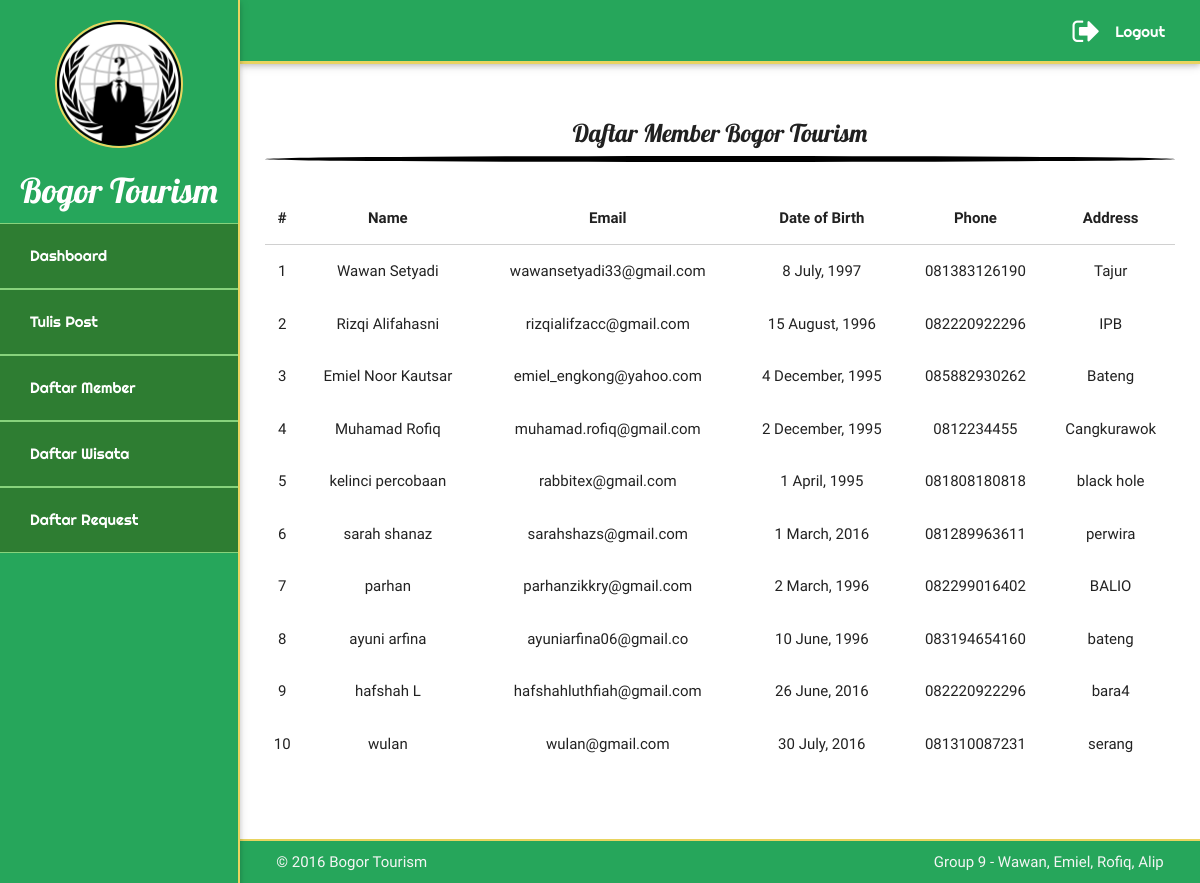
The page /bogortourism/listmember.php (signed in) on the database its author committed.
### tables this page shows
CREATE TABLE IF NOT EXISTS `member` (
  `id_member` int(11) NOT NULL AUTO_INCREMENT,
  `name_member` varchar(50) NOT NULL,
  `email_member` varchar(50) NOT NULL,
  `pass_member` varchar(50) NOT NULL,
  `date_member` varchar(25) NOT NULL,
  `phone_member` varchar(15) NOT NULL,
  `address_member` text NOT NULL,
  `photo_member` text NOT NULL,
  PRIMARY KEY (`id_member`),
  UNIQUE KEY `email_member` (`email_member`)
);

### bogortourism/listmember.php (the view, shortened to what this page needs)
<?php
	include 'modul/connect.php';
	require 'header.php';
?>
<?php
	if($_SESSION['status'] == "Admin"){
		$id = $_SESSION['id'];
		$query = mysqli_query($conn, "SELECT * FROM member WHERE id_member = '$id'");
		$query2 = mysqli_query($conn, "SELECT * FROM member WHERE id_member != '$id'");
		$query3 = mysqli_query($conn, "SELECT * FROM member WHERE id_member != '$id'");
		$result = mysqli_fetch_array($query);
?>
	</head>
	<body>
		<ul id="slide-out" class="side-nav fixed admin righteous">
			<center>
				<img src="<?php echo $result['photo_member']?>" class="circle">
				<h4 class="lobster" style="color: #fff;">Bogor Tourism</h4>
			</center>
			<li><a href="dashboard.php">Dashboard</a></li>
			<li><a href="adminpost.php">Tulis Post</a></li>
			<li><a href="#">Daftar Member</a></li>
			<li><a href="listpost.php">Daftar Wisata</a></li>
			<li><a href="moderate.php">Daftar Request</a></li>
		</ul>
		<nav style="padding-right: 20px;">
			<div class="nav-wrapper">
				<ul class="right hide-on-med-and-down righteous">
					<li><a href="modul/logoutproses.php"><i class="fa fa-sign-out fa-2x left"></i>Logout</a></li>
				</ul>
			</div>
		</nav>
		<div class="dashboard" style="padding-bottom: 70px;">
			<center><br>
				<h5 class="lobster">Daftar Member Bogor Tourism</h5>
				<hr class="garisitem"><br>
				<?php
					if($result2 = mysqli_fetch_array($query2)){
				?>
					<table class="highlight centered">
						<thead>
							<tr>
								<th>#</th>
								<th>Name</th>
								<th>Email</th>
								<th class="hide-on-med-and-down">Date of Birth</th>
								<th class="hide-on-med-and-down">Phone</th>
								<th class="hide-on-med-and-down">Address</th>
							</tr>
						</thead>
						<tbody>
					<?php
						$count = 1;
						while($result3 = mysqli_fetch_array($query3)){
							echo '<tr>
									<td>'.$count++.'</td>
									<td>'.$result3['name_member'].'</td>
									<td>'.$result3['email_member'].'</td>
									<td class="hide-on-med-and-down">'.$result3['date_member'].'</td>
									<td class="hide-on-med-and-down">'.$result3['phone_member'].'</td>
									<td class="hide-on-med-and-down">'.$result3['address_member'].'</td>
							</tr>';
						}
						echo '</tbody></table>';
					}
					else {
				?>
					<p class="center">Tidak ada Member</p>
				<?php
					}
				?>
			<br></center>
		</div>
		<footer class="footermin">
			<div class="row" style="margin-bottom: 0;">
				<div class="col s12">
					<a class="grey-text text-lighten-4" href="#!">© 2016 Bogor Tourism</a>
					<a class="grey-text text-lighten-4 right hide-on-med-and-down" href="#!">Group 9 - Wawan, Emiel, Rofiq, Alip</a>
				</div>
			</div>
		</footer>
	</body>
</html>
<?php
	}
?>

### bogortourism/css/style.css (style rules this page uses)
.lobster { font-family: 'Lobster', cursive; }
.righteous { font-family: 'Righteous', cursive; }
.garisitem { border: 3px solid #000; border-radius: 50%; }
.admin { background: #26A65B; border-right: 2px solid #e9d460; }
.admin a { color: #fff !important; }
.admin li { background: #2e7d32; border-top: 1px solid #87D37C; border-bottom: 1px solid #87D37C; }
.admin img { width: 128px; height: 128px; border: 2px solid #e9d460; margin-top: 20px; }
.dashboard { margin: 20px 25px 20px 25px; }
.footermin { position: fixed; bottom: 0; width: 100%; background-color: #26A65B; padding: 10px 265px 10px 25px; border-top: 2px solid #e9d460; }

### bogortourism/listmember.php (style rules this page uses)
body { padding-left: 240px; }

### rows shown on the page
member: photo_member (picture)
member: name_member "Wawan Setyadi", email_member "wawansetyadi33@gmail.com", date_member "8 July, 1997", phone_member "081383126190", address_member "Tajur"
member: name_member "Rizqi Alifahasni", email_member "rizqialifzacc@gmail.com", date_member "15 August, 1996", phone_member "082220922296", address_member "IPB"
member: name_member "Emiel Noor Kautsar", email_member "emiel_engkong@yahoo.com", date_member "4 December, 1995", phone_member "085882930262", address_member "Bateng"
member: name_member "Muhamad Rofiq", email_member "muhamad.rofiq@gmail.com", date_member "2 December, 1995", phone_member "0812234455", address_member "Cangkurawok"
member: name_member "kelinci percobaan", email_member "rabbitex@gmail.com", date_member "1 April, 1995", phone_member "081808180818", address_member "black hole"
member: name_member "sarah shanaz", email_member "sarahshazs@gmail.com", date_member "1 March, 2016", phone_member "081289963611", address_member "perwira"
member: name_member "parhan", email_member "parhanzikkry@gmail.com", date_member "2 March, 1996", phone_member "082299016402", address_member "BALIO"
member: name_member "ayuni arfina", email_member "ayuniarfina06@gmail.co", date_member "10 June, 1996", phone_member "083194654160", address_member "bateng"
member: name_member "hafshah L", email_member "hafshahluthfiah@gmail.com", date_member "26 June, 2016", phone_member "082220922296", address_member "bara4"
member: name_member "wulan", email_member "wulan@gmail.com", date_member "30 July, 2016", phone_member "081310087231", address_member "serang"
